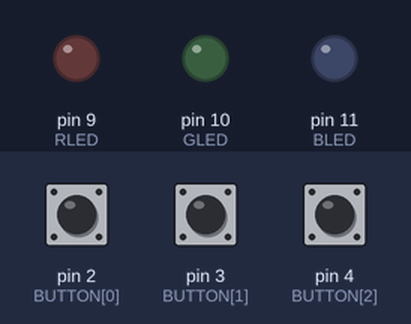
Bench run of a sketch on a simulated Arduino Uno, built with avr-gcc and run on an emulated ATmega328P. On the bench: output pins drawn as LEDs (lit = HIGH). The test bench sets the inputs (shaded band); at power-on: pin 2 (BUTTON[0]) LOW, pin 3 (BUTTON[1]) LOW, pin 4 (BUTTON[2]) LOW. What the sketch prints to the serial monitor is not drawn.

Above: at 1.2 s.
1.3 s: pin 2 (BUTTON[0]) pulled HIGH for 0.15 s
At 1.9 s:
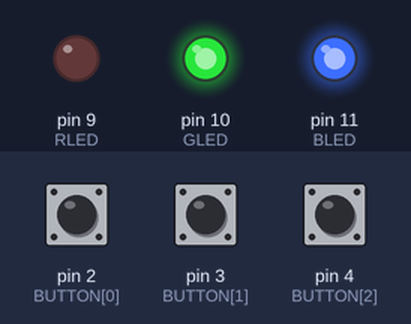
2.9 s: pin 3 (BUTTON[1]) pulled HIGH for 0.15 s
At 3.7 s:
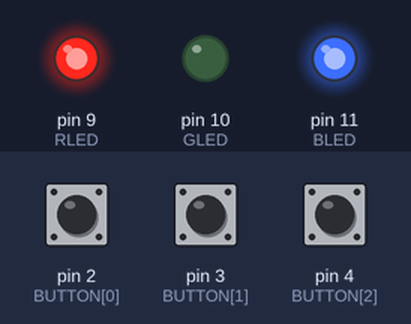
4.5 s: pin 4 (BUTTON[2]) pulled HIGH for 0.15 s
At 4.8 s:
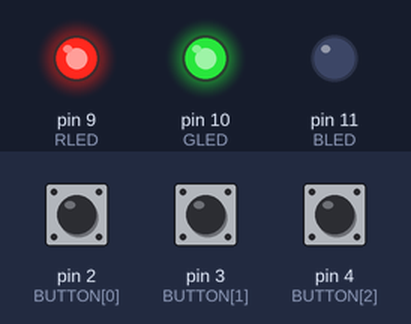
6.1 s: pin 2 (BUTTON[0]) pulled HIGH for 1 s
At 7.0 s:
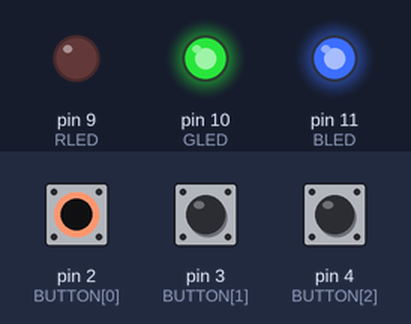
8.6 s: pin 3 (BUTTON[1]) pulled HIGH for 1 s
At 9.3 s:
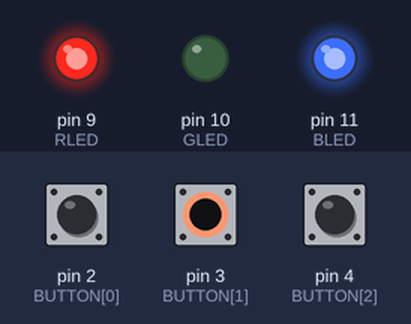
11.1 s: pin 2 (BUTTON[0]) driven HIGH
At 12.1 s:
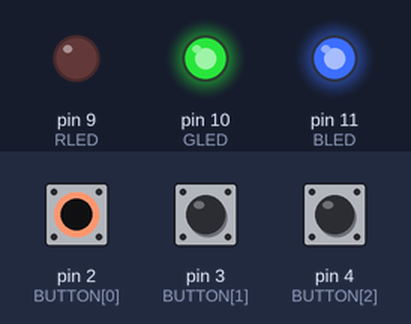
Timing chart, 0 to 14.1 s (numbered marks = the images above; inputs shaded):
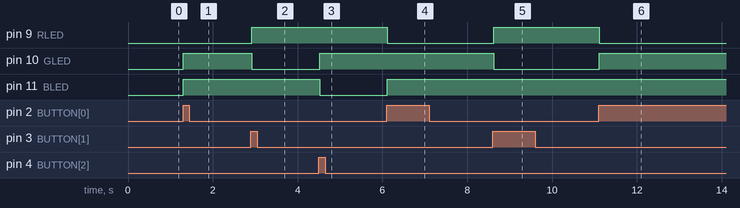

The sketch:

CH1_LAST.ino
```cpp
const int RLED=9;
const int GLED=10;
const int BLED=11;
const int BUTTON[3]={2,3,4};
int j=9;

boolean lastButton[3]={LOW,};
boolean currentButton[3]={LOW,};
int state[3]={0,};


void setup() {
  Serial.begin(9600);
  pinMode(RLED,OUTPUT);
  pinMode(GLED,OUTPUT);
  pinMode(BLED,OUTPUT);
  pinMode(BUTTON[0],INPUT);
  pinMode(BUTTON[1],INPUT);
  pinMode(BUTTON[2],INPUT);
}

boolean debounce(boolean last,int i){
  boolean current = digitalRead(BUTTON[i]);
  if (last != current){
    delay(5);
    current = digitalRead(BUTTON[i]);
    }
  return current;
}

void loop() {
  for(int i=0; 3>i;i++){
    currentButton[i] = debounce(lastButton[i],i);
    if (lastButton[i] == LOW && currentButton[i] == HIGH) state[i]=1;
    lastButton[i] = currentButton[i];
  }

  if(state[0]==1){
    digitalWrite(RLED, LOW);
    digitalWrite(GLED, HIGH);
    digitalWrite(BLED, HIGH);
    state[0]=0;
  }

  else if(state[1]==1){
    digitalWrite(RLED, HIGH);
    digitalWrite(GLED, LOW);
    digitalWrite(BLED, HIGH);
    state[1]=0;
  }

  else if(state[2]==1){
    digitalWrite(RLED, HIGH);
    digitalWrite(GLED, HIGH);
    digitalWrite(BLED, LOW);
    state[2]=0;
  }
  Serial.println(state[0]);
  Serial.println(state[1]);
  Serial.println(state[2]);
  Serial.print("#####\n");
  delay(20);
}
```

Measured:
- after the input at 1.3 s, pin 10 (GLED), pin 11 (BLED): LOW → HIGH at once
- after the input at 2.9 s, pin 9 (RLED): LOW → HIGH at once; pin 10 (GLED): HIGH → LOW at once
- after the input at 4.5 s, pin 10 (GLED): LOW → HIGH at once; pin 11 (BLED): HIGH → LOW at once
- after the input at 6.1 s, pin 9 (RLED): HIGH → LOW at once; pin 11 (BLED): LOW → HIGH at once
- after the input at 8.6 s, pin 9 (RLED): LOW → HIGH at once; pin 10 (GLED): HIGH → LOW at once
- after the input at 11.1 s, pin 9 (RLED): HIGH → LOW at once; pin 10 (GLED): LOW → HIGH at once
